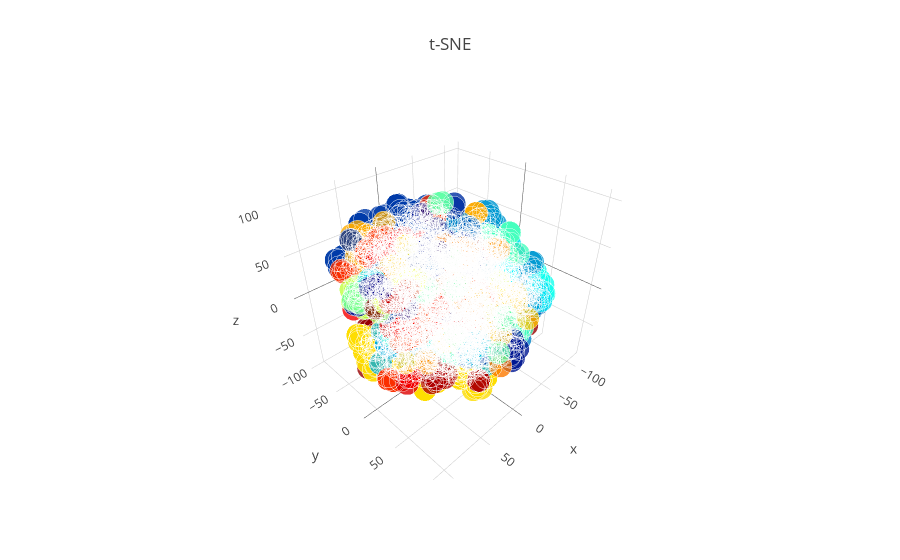

The notebook cell saved with this chart:
### Code cell
trace0 = go.Scatter3d(
    x = x,
    y = y,
    z=z,
  # name = Classes,
  #  hoveron = Classes,
    mode = 'markers',
#     text = Target.unique(),
    showlegend = False,
    hoverinfo = "text",
    marker = dict(
        size = 8,
        color = Classes,
        colorscale ='Jet',
        showscale = False,
        line = dict(
            width = 2,
            color = 'rgb(255, 255, 255)'
        ),
        opacity = 0.8
    )
)
points = [trace0]

layout = dict(title = 't-SNE',
              hovermode= 'closest',
              yaxis = dict(zeroline = False),
              xaxis = dict(zeroline = False),
              showlegend= True
             )

fig = dict(data=points, layout=layout)
po.iplot(fig, filename='styled-scatter')

### Figure 1 — Plotly figure (JSON) as saved in the notebook; plotly's stock layout.template omitted (floating-point values rounded to 4 significant figures; data arrays with more than 128 entries replaced by an {"elided": "..."} marker saying what was removed)
{"data": [{"hoverinfo": "text", "marker": {"color": {"elided": "2709 int values"}, "colorscale": "Jet", "line": {"color": "rgb(255, 255, 255)", "width": 2}, "opacity": 0.8, "showscale": false, "size": 8}, "mode": "markers", "showlegend": false, "type": "scatter3d", "uid": "d87781ff-83f8-4901-901f-4660caa0f18c", "x": {"elided": "2709 float values"}, "y": {"elided": "2709 float values"}, "z": {"elided": "2709 float values"}}], "layout": {"hovermode": "closest", "showlegend": true, "title": {"text": "t-SNE"}, "xaxis": {"zeroline": false}, "yaxis": {"zeroline": false}}}
